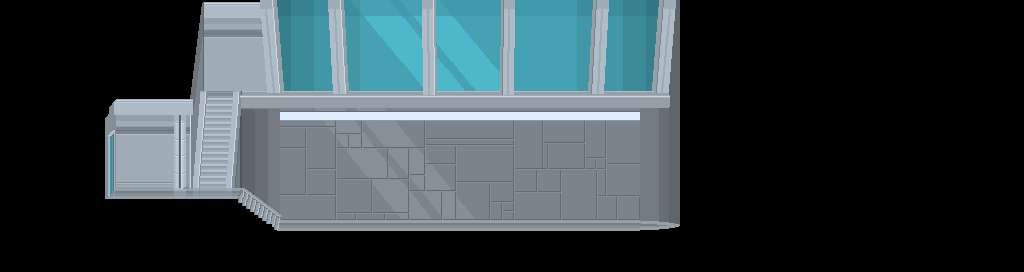

Below is a game level as drawn by its tile map, then a one-line description and the .tmx that defines it (tile-layer data replaced by summaries):
An orthogonal 64x17 tile map with 16x16 px tiles, 6 tile layers (bg1, bg2, ground, ledge, ...) and 13 objects (Spawn, JusticeLobby, 31).

<map version="1.0" orientation="orthogonal" renderorder="right-down" width="64" height="17" tilewidth="16" tileheight="16" nextobjectid="45">
 <properties>
  <property name="ambient" value="INDOOR" />
  <property name="bgm" value="Justice Lobby" />
  <property name="limitPower" value="false" />
  <property name="name" value="Training Room" />
 </properties>
 <tileset firstgid="1" name="tileset" tilewidth="16" tileheight="16" tilecount="10000">
  <image source="tilesets/HeroHQ.png" width="1600" height="1600" />
  <tile id="3702">
   <properties>
    <property name="light" value="pool" />
   </properties>
  </tile>
  <tile id="3703">
   <properties>
    <property name="light" value="pool" />
   </properties>
  </tile>
  <tile id="3704">
   <properties>
    <property name="light" value="pool" />
   </properties>
  </tile>
  <tile id="3714">
   <properties>
    <property name="light" value="pool" />
   </properties>
  </tile>
  <tile id="3715">
   <properties>
    <property name="light" value="pool" />
   </properties>
  </tile>
  <tile id="3716">
   <properties>
    <property name="light" value="pool" />
   </properties>
  </tile>
  <tile id="3800">
   <properties>
    <property name="type" value="tile" />
   </properties>
  </tile>
  <tile id="3801">
   <properties>
    <property name="type" value="tile" />
   </properties>
  </tile>
  <tile id="3802">
   <properties>
    <property name="type" value="tile" />
   </properties>
  </tile>
  <tile id="3803">
   <properties>
    <property name="type" value="tile" />
   </properties>
  </tile>
  <tile id="3804">
   <properties>
    <property name="type" value="tile" />
   </properties>
  </tile>
  <tile id="3805">
   <properties>
    <property name="type" value="tile" />
   </properties>
  </tile>
  <tile id="3806">
   <properties>
    <property name="type" value="tile" />
   </properties>
  </tile>
  <tile id="3807">
   <properties>
    <property name="type" value="tile" />
   </properties>
  </tile>
  <tile id="3808">
   <properties>
    <property name="type" value="tile" />
   </properties>
  </tile>
  <tile id="3809">
   <properties>
    <property name="type" value="tile" />
   </properties>
  </tile>
  <tile id="3810">
   <properties>
    <property name="type" value="tile" />
   </properties>
  </tile>
  <tile id="3811">
   <properties>
    <property name="type" value="tile" />
   </properties>
  </tile>
  <tile id="3812">
   <properties>
    <property name="type" value="tile" />
   </properties>
  </tile>
  <tile id="3813">
   <properties>
    <property name="type" value="tile" />
   </properties>
  </tile>
  <tile id="3814">
   <properties>
    <property name="type" value="tile" />
   </properties>
  </tile>
  <tile id="3815">
   <properties>
    <property name="type" value="tile" />
   </properties>
  </tile>
  <tile id="3816">
   <properties>
    <property name="type" value="tile" />
   </properties>
  </tile>
  <tile id="3817">
   <properties>
    <property name="type" value="tile" />
   </properties>
  </tile>
  <tile id="3818">
   <properties>
    <property name="type" value="tile" />
   </properties>
  </tile>
  <tile id="3819">
   <properties>
    <property name="type" value="tile" />
   </properties>
  </tile>
  <tile id="3820">
   <properties>
    <property name="type" value="tile" />
   </properties>
  </tile>
  <tile id="3821">
   <properties>
    <property name="type" value="tile" />
   </properties>
  </tile>
  <tile id="3822">
   <properties>
    <property name="type" value="tile" />
   </properties>
  </tile>
  <tile id="3823">
   <properties>
    <property name="type" value="tile" />
   </properties>
  </tile>
  <tile id="3824">
   <properties>
    <property name="type" value="tile" />
   </properties>
  </tile>
  <tile id="3825">
   <properties>
    <property name="type" value="tile" />
   </properties>
  </tile>
  <tile id="3826">
   <properties>
    <property name="type" value="tile" />
   </properties>
  </tile>
  <tile id="3827">
   <properties>
    <property name="type" value="tile" />
   </properties>
  </tile>
  <tile id="3828">
   <properties>
    <property name="type" value="tile" />
   </properties>
  </tile>
  <tile id="3829">
   <properties>
    <property name="type" value="tile" />
   </properties>
  </tile>
  <tile id="3830">
   <properties>
    <property name="type" value="tile" />
   </properties>
  </tile>
  <tile id="3831">
   <properties>
    <property name="type" value="tile" />
   </properties>
  </tile>
  <tile id="3832">
   <properties>
    <property name="type" value="tile" />
   </properties>
  </tile>
  <tile id="3833">
   <properties>
    <property name="type" value="tile" />
   </properties>
  </tile>
  <tile id="3834">
   <properties>
    <property name="type" value="tile" />
   </properties>
  </tile>
  <tile id="3835">
   <properties>
    <property name="type" value="tile" />
   </properties>
  </tile>
  <tile id="3836">
   <properties>
    <property name="type" value="tile" />
   </properties>
  </tile>
  <tile id="3837">
   <properties>
    <property name="type" value="tile" />
   </properties>
  </tile>
  <tile id="3838">
   <properties>
    <property name="type" value="tile" />
   </properties>
  </tile>
  <tile id="3839">
   <properties>
    <property name="type" value="tile" />
   </properties>
  </tile>
  <tile id="3840">
   <properties>
    <property name="type" value="tile" />
   </properties>
  </tile>
  <tile id="3841">
   <properties>
    <property name="type" value="tile" />
   </properties>
  </tile>
  <tile id="3842">
   <properties>
    <property name="type" value="tile" />
   </properties>
  </tile>
  <tile id="3843">
   <properties>
    <property name="type" value="tile" />
   </properties>
  </tile>
  <tile id="3844">
   <properties>
    <property name="type" value="tile" />
   </properties>
  </tile>
  <tile id="3845">
   <properties>
    <property name="type" value="tile" />
   </properties>
  </tile>
  <tile id="5907">
   <properties>
    <property name="type" value="tile" />
   </properties>
  </tile>
  <tile id="5908">
   <properties>
    <property name="type" value="tile" />
   </properties>
  </tile>
  <tile id="5909">
   <properties>
    <property name="type" value="tile" />
   </properties>
  </tile>
  <tile id="5910">
   <properties>
    <property name="type" value="tile" />
   </properties>
  </tile>
  <tile id="5911">
   <properties>
    <property name="type" value="tile" />
   </properties>
  </tile>
  <tile id="5912">
   <properties>
    <property name="type" value="tile" />
   </properties>
  </tile>
  <tile id="5913">
   <properties>
    <property name="type" value="tile" />
   </properties>
  </tile>
  <tile id="5914">
   <properties>
    <property name="type" value="tile" />
   </properties>
  </tile>
  <tile id="6117">
   <properties>
    <property name="type" value="tile" />
   </properties>
  </tile>
  <tile id="6118">
   <properties>
    <property name="type" value="tile" />
   </properties>
  </tile>
  <tile id="6119">
   <properties>
    <property name="type" value="tile" />
   </properties>
  </tile>
  <tile id="6120">
   <properties>
    <property name="type" value="tile" />
   </properties>
  </tile>
  <tile id="6121">
   <properties>
    <property name="type" value="tile" />
   </properties>
  </tile>
  <tile id="6122">
   <properties>
    <property name="type" value="tile" />
   </properties>
  </tile>
  <tile id="6123">
   <properties>
    <property name="type" value="tile" />
   </properties>
  </tile>
  <tile id="6124">
   <properties>
    <property name="type" value="tile" />
   </properties>
  </tile>
  <tile id="6125">
   <properties>
    <property name="type" value="tile" />
   </properties>
  </tile>
  <tile id="6126">
   <properties>
    <property name="type" value="tile" />
   </properties>
  </tile>
  <tile id="6127">
   <properties>
    <property name="type" value="tile" />
   </properties>
  </tile>
  <tile id="6128">
   <properties>
    <property name="type" value="tile" />
   </properties>
  </tile>
  <tile id="6129">
   <properties>
    <property name="type" value="tile" />
   </properties>
  </tile>
  <tile id="6130">
   <properties>
    <property name="type" value="tile" />
   </properties>
  </tile>
  <tile id="6131">
   <properties>
    <property name="type" value="tile" />
   </properties>
  </tile>
  <tile id="6132">
   <properties>
    <property name="type" value="tile" />
   </properties>
  </tile>
  <tile id="6133">
   <properties>
    <property name="type" value="tile" />
   </properties>
  </tile>
  <tile id="6134">
   <properties>
    <property name="type" value="tile" />
   </properties>
  </tile>
  <tile id="6135">
   <properties>
    <property name="type" value="tile" />
   </properties>
  </tile>
  <tile id="6136">
   <properties>
    <property name="type" value="tile" />
   </properties>
  </tile>
  <tile id="6137">
   <properties>
    <property name="type" value="tile" />
   </properties>
  </tile>
  <tile id="6138">
   <properties>
    <property name="type" value="tile" />
   </properties>
  </tile>
  <tile id="6139">
   <properties>
    <property name="type" value="tile" />
   </properties>
  </tile>
  <tile id="6140">
   <properties>
    <property name="type" value="tile" />
   </properties>
  </tile>
  <tile id="6141">
   <properties>
    <property name="type" value="tile" />
   </properties>
  </tile>
  <tile id="6142">
   <properties>
    <property name="type" value="tile" />
   </properties>
  </tile>
 </tileset>
 <layer name="bg1" width="64" height="17">
  <data>[1088 cells, 686 non-empty, 517 distinct tile ids]</data>
 </layer>
 <layer name="bg2" width="64" height="17">
  <data>[1088 cells, 0 non-empty, 0 distinct tile ids]</data>
 </layer>
 <layer name="ground" width="64" height="17">
  <data>[1088 cells, 134 non-empty, 91 distinct tile ids]</data>
 </layer>
 <layer name="ledge" width="64" height="17">
  <data>[1088 cells, 0 non-empty, 0 distinct tile ids]</data>
 </layer>
 <layer name="objects" width="64" height="17">
  <data>[1088 cells, 4 non-empty, 4 distinct tile ids]</data>
 </layer>
 <layer name="fg" width="64" height="17">
  <data>[1088 cells, 1 non-empty, 1 distinct tile ids]</data>
 </layer>
 <objectgroup name="entities">
  <properties>
   <property name="spawn" value="" />
  </properties>
  <object id="27" name="Spawn" x="176" y="176" width="16" height="16">
   <properties>
    <property name="spawn" value="" />
   </properties>
  </object>
  <object id="32" name="JusticeLobby" x="110" y="132" width="16" height="61">
   <properties>
    <property name="ID" value="2" />
    <property name="next" value="HeroLowerHall" />
    <property name="nextWarp" value="4" />
    <property name="warp" value="" />
   </properties>
  </object>
  <object id="33" x="236" y="196" width="4" height="63">
   <properties>
    <property name="ID" value="1" />
    <property name="barrier" value="" />
   </properties>
  </object>
  <object id="35" x="240" y="197" width="4" height="62">
   <properties>
    <property name="ID" value="2" />
    <property name="barrier" value="" />
   </properties>
  </object>
  <object id="36" x="244" y="200" width="4" height="59">
   <properties>
    <property name="ID" value="3" />
    <property name="barrier" value="" />
   </properties>
  </object>
  <object id="37" x="248" y="203" width="4" height="56">
   <properties>
    <property name="ID" value="4" />
    <property name="barrier" value="" />
   </properties>
  </object>
  <object id="38" x="252" y="206" width="4" height="53">
   <properties>
    <property name="ID" value="5" />
    <property name="barrier" value="" />
   </properties>
  </object>
  <object id="39" x="256" y="208" width="4" height="51">
   <properties>
    <property name="ID" value="6" />
    <property name="barrier" value="" />
   </properties>
  </object>
  <object id="40" x="260" y="212" width="4" height="47">
   <properties>
    <property name="ID" value="7" />
    <property name="barrier" value="" />
   </properties>
  </object>
  <object id="41" x="264" y="215" width="4" height="44">
   <properties>
    <property name="ID" value="8" />
    <property name="barrier" value="" />
   </properties>
  </object>
  <object id="42" x="268" y="218" width="4" height="41">
   <properties>
    <property name="ID" value="8" />
    <property name="barrier" value="" />
   </properties>
  </object>
  <object id="43" x="272" y="221" width="4" height="38">
   <properties>
    <property name="ID" value="10" />
    <property name="barrier" value="" />
   </properties>
  </object>
  <object id="44" name="31" x="400" y="208" width="16" height="16">
   <properties>
    <property name="ID" value="-1" />
    <property name="NPC" value="dummy1" />
    <property name="iff" value="HOSTILE" />
    <property name="layer" value="front" />
    <property name="name" value="Attack Dummy" />
    <property name="state" value="FACELEFT" />
   </properties>
  </object>
 </objectgroup>
</map>
